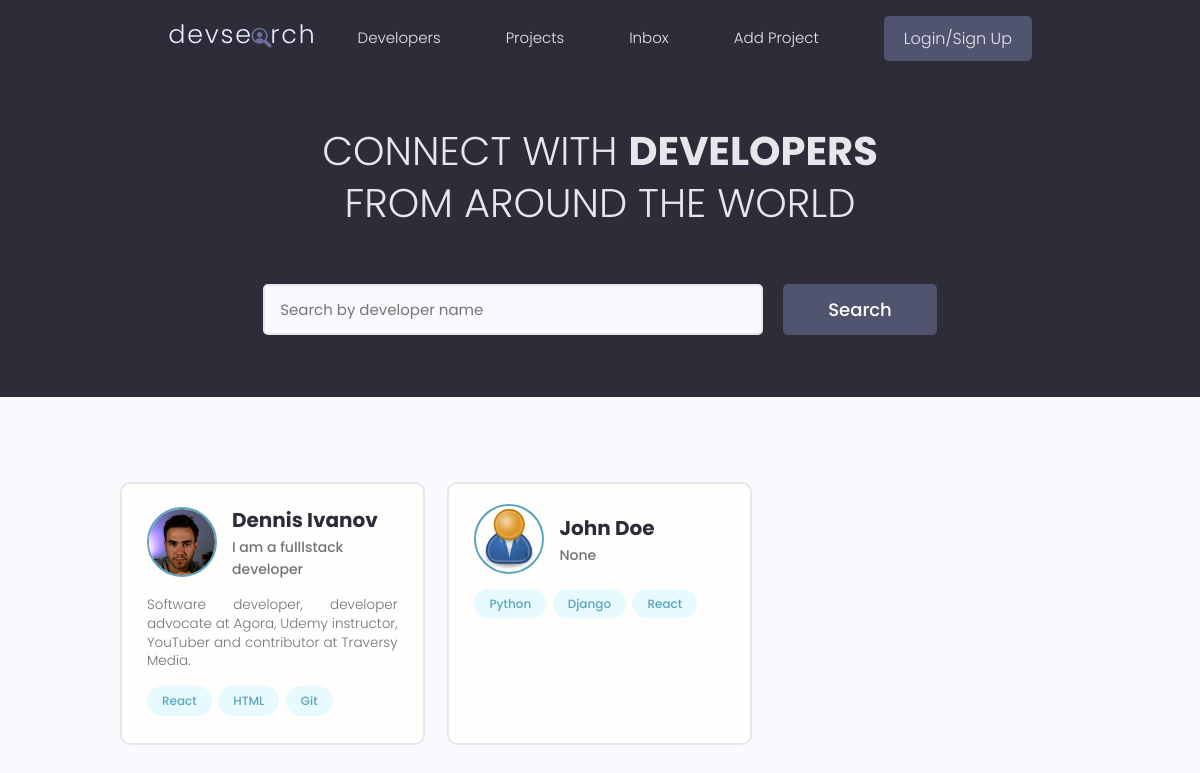
Before: / with the older database file.
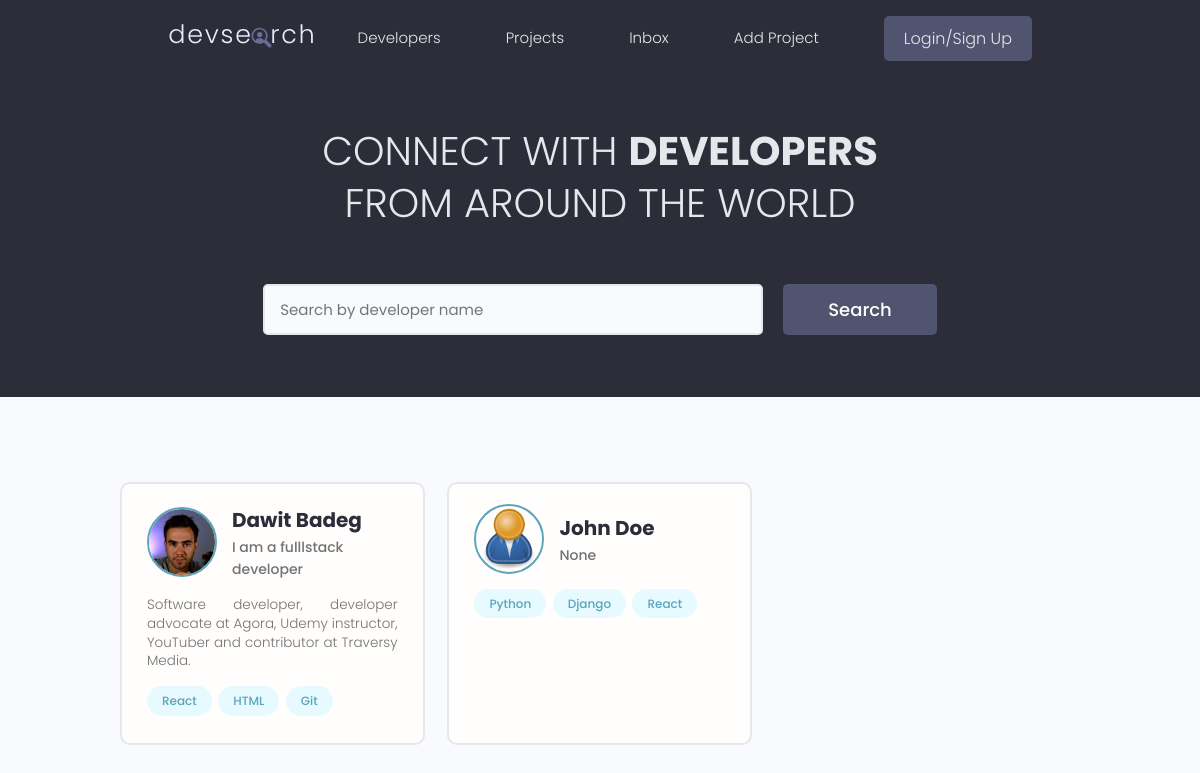
After: the same page with the newer database file.
### users/models.py (models this page shows, shortened)
class Profile(models.Model):
    user = models.OneToOneField(User, on_delete=models.CASCADE, null=True, blank=True)
    name = models.CharField(max_length=200, blank=True, null=True)
    email = models.EmailField(max_length=500, blank=True, null=True)
    username = models.CharField(max_length=200, blank=True, null=True)
    location = models.CharField(max_length=200, blank=True, null=True)
    short_intro = models.CharField(max_length=200, blank=True, null=True)
    bio = models.TextField(blank=True, null=True)
    profile_image = models.ImageField(null=True, blank=True, upload_to='profiles/', default="profiles/user-default.png")
    social_github = models.CharField(max_length=200, blank=True, null=True)
    social_twitter = models.CharField(max_length=200, blank=True, null=True)
    social_linkedin = models.CharField(max_length=200, blank=True, null=True)
    social_youtube = models.CharField(max_length=200, blank=True, null=True)
    social_website = models.CharField(max_length=200, blank=True, null=True)
    created = models.DateTimeField(auto_now_add=True)
    id = models.UUIDField(default=uuid.uuid4, unique=True,
                          primary_key=True, editable=False)

### users/views.py (the view)
# urls.py: path('', views.profiles, name="profiles"),
def profiles(request):
    profiles = Profile.objects.all()
    context = {'profiles': profiles}
    return render(request, 'users/profiles.html', context)

### users/models.py (called while the page is built)
    def __str__(self):
        return str(self.name)

### users/templates/users/profiles.html (shortened to what this page needs)
{% extends 'main.html' %}
{% block content %}
<main class="home">
    <section class="hero-section text-center">
      <div class="container container--narrow">
        <div class="hero-section__box">
          <h2>CONNECT WITH <span>DEVELOPERS</span></h2>
          <h2>FROM AROUND THE WORLD</h2>
        </div>
        <div class="hero-section__search">
          <form class="form" action="#" method="get">
            <div class="form__field">
              <input class="input input--text" id="formInput#search" type="text" name="text"
                placeholder="Search by developer name" />
            </div>
            <input class="btn btn--sub btn--lg" type="submit" value="Search" />
          </form>
        </div>
      </div>
    </section>
    <section class="devlist">
      <div class="container">
        <div class="grid grid--three">
        {% for profile in profiles %}
          <div class="column card">
            <div class="dev">
              <a href="{% url 'user-profile' profile.id %}" class="card__body">
                <div class="dev__profile">
                  <img class="avatar avatar--md" src="{{ profile.profile_image.url }}" alt="image" />
                  <div class="dev__meta">
                    <h3>{{profile.name}}</h3>
                    <h5>{{profile.short_intro|slice:"60"}}</h5>
                  </div>
                </div>
                <p class="dev__info">
                  {{profile.bio|slice:"150"}}
                </p>
                <div class="dev__skills">
                {% for skill in profile.skill_set.all|slice:"5" %}
                  <span class="tag tag--pill tag--main">
                    <small>{{skill}}</small>
                  </span>
                {% endfor %}
                </div>
              </a>
            </div>
          </div>
        {% endfor %}
        </div>
      </div>
    </section>
  </main>
{% endblock content%}

Changed rows visible on the page:
changed Profile "I am a fulllstack developer": name "Dennis Ivanov" → "Dawit Badeg"
